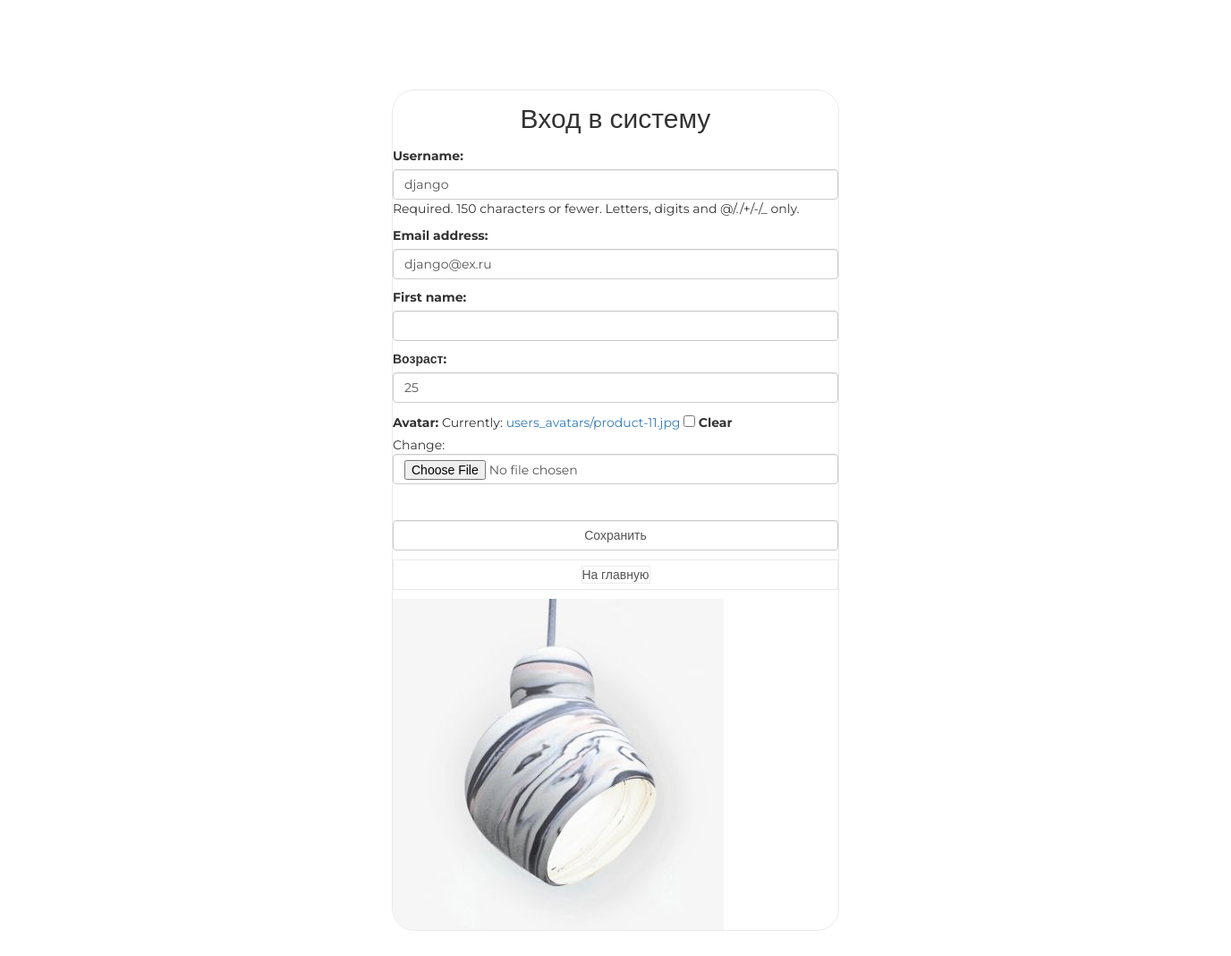
Screenshot of /auth/edit/ (signed in) with the database file from the repository.
### authapp/models.py (models this page shows)
class ShopUser(AbstractUser):
    avatar = models.ImageField(upload_to= 'users_avatars', blank=True)
    age = models.PositiveSmallIntegerField(verbose_name='Возраст')

### authapp/views.py (the view)
# urls.py: path('edit/', authapp.edit, name='edit'),
def edit(request):
    if request.method == 'POST':
        edit_form = ShopUserEditForm(request.POST, request.FILES, instance=request.user)
        if edit_form.is_valid():
            edit_form.save()
            return HttpResponseRedirect(reverse('auth:edit'))
    else:
        edit_form = ShopUserEditForm(instance=request.user)
    content = {
        'title': 'Редактирование',
        'edit_form': edit_form
    }
    return render(request, 'authapp/edit.html', content)

### authapp/forms.py (shortened to what this page needs)
class ShopUserEditForm(UserChangeForm):
    class Meta:
        model =ShopUser
        fields = ('username', 'email', 'first_name', 'age', 'avatar', 'password')
    def __init__(self, *args, **kwargs):
        super().__init__(*args, **kwargs)
        for field_name, field in self.fields.items():
            field.widget.attrs['class'] = 'form-control'
            if field_name == 'password':
                field.widget = forms.HiddenInput()

### authapp/templates/authapp/edit.html (shortened to what this page needs)
{% extends 'authapp/base.html' %}
{% load static %}
{% block content %}
    <form class="form-horizontal" action="{% url 'auth:edit' %}" method="post" enctype="multipart/form-data">
        {{ edit_form.as_p }}
        <br>
        <input class="form-control" type="submit" value="Сохранить">
    </form>
    <button class="btn btn-link form-control">
        <a href="{% url 'main' %}">
           На главную
        </a>
    </button>
    <div class="">
    <img src="/media/{{ user.avatar }}">
    </div>
{% endblock %}

### static/css/style.css (style rules this page uses)
* { margin: 0; padding: 0; }
body { font-family: 'Montserrat', sans-serif; }
html, body { height: 100%; }
.login .form-control[type="submit"] { margin: 10px auto; }
.login button { border: 1px solid #eaeaea; margin-bottom: 10px; text-decoration: none; display: block; width: 100%; }
.login button a, .login button a:hover { border: 1px solid #eaeaea; color: #555; text-decoration: none; }
.login form { margin-bottom: 10px; }

### rows the page displays
ShopUser: username "django", email "django@ex.ru", age "25", avatar (picture)
